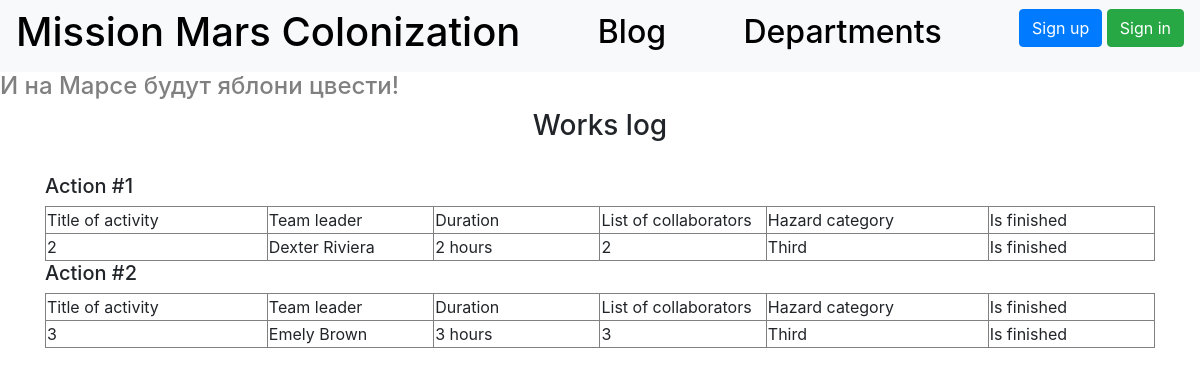
The page / on the database its author committed.
### data/jobs_model.py (models this page shows)
class Jobs(SqlAlchemyBase):
    __tablename__ = 'jobs'
    id = sqlalchemy.Column(sqlalchemy.Integer,
                           primary_key=True, autoincrement=True)
    team_leader = sqlalchemy.Column(sqlalchemy.Integer, sqlalchemy.ForeignKey("users.id"), nullable=True)
    job = sqlalchemy.Column(sqlalchemy.String, nullable=True)
    work_size = sqlalchemy.Column(sqlalchemy.Integer, nullable=True)
    collaborators = sqlalchemy.Column(sqlalchemy.String, nullable=True)
    start_date = sqlalchemy.Column(sqlalchemy.DateTime, nullable=True)
    end_date = sqlalchemy.Column(sqlalchemy.DateTime, nullable=True)
    is_finished = sqlalchemy.Column(sqlalchemy.Boolean, nullable=True)
    creator = sqlalchemy.Column(sqlalchemy.Integer, nullable=True)
    user = orm.relation('User')
    categories = orm.relation("CategoryJob",
                              secondary="jobs_to_category",
                              backref="jobs")

### data/users_model.py (models this page shows, shortened)
class User(SqlAlchemyBase, UserMixin):
    __tablename__ = 'users'
    id = sqlalchemy.Column(sqlalchemy.Integer,
                           primary_key=True, autoincrement=True)
    surname = sqlalchemy.Column(sqlalchemy.String, nullable=True)
    name = sqlalchemy.Column(sqlalchemy.String, nullable=True)
    age = sqlalchemy.Column(sqlalchemy.Integer, nullable=True)
    position = sqlalchemy.Column(sqlalchemy.String, nullable=True)
    speciality = sqlalchemy.Column(sqlalchemy.String, nullable=True)
    address = sqlalchemy.Column(sqlalchemy.String, nullable=True)
    email = sqlalchemy.Column(sqlalchemy.String, unique=True, nullable=True)
    hashed_password = sqlalchemy.Column(sqlalchemy.String, nullable=True)
    modified_date = sqlalchemy.Column(sqlalchemy.DateTime, default=datetime.datetime.now)
    news = orm.relation("News", back_populates='user')
    jobs = orm.relation("Jobs", back_populates='user')
    deps = orm.relation("Department", back_populates='user')

### data/categories.py (models this page shows)
class CategoryJob(SqlAlchemyBase):
    __tablename__ = 'job_category'
    id = sqlalchemy.Column(sqlalchemy.Integer, primary_key=True,
                           autoincrement=True)
    name = sqlalchemy.Column(sqlalchemy.String, nullable=True)

### main.py (the view)
@app.route("/")
def index():
    session = db_session.create_session()
    jobs = session.query(Jobs).all()
    return render_template("works_log.html", title="Mars Colonization", jobs=jobs)

### data/db_session.py (called while the page is built)
def create_session() -> Session:
    global __factory
    return __factory()

### templates/works_log.html (shortened to what this page needs)
{% extends "base.html" %}
{% block content %}
<h3 align="center">Works log</h3> <br/>
{% for item in jobs%}
<div>
    <h5>Action #{{item.id}}</h5>
    <div>
        <table border="1" width="100%">
           <tr>
               <td width="20%">Title of activity</td>
               <td width="15%">Team leader</td>
               <td width="15%">Duration</td>
               <td width="15%">List of collaborators</td>
               <td width="20%">Hazard category</td>
               <td width="15%">Is finished</td>
           </tr>
            <tr>
               <td>{{item.job}}</td>
               <td>{{item.user.surname}} {{item.user.name}}</td>
               <td>{{item.work_size}} hours</td>
               <td>{{item.collaborators}}</td>
                <td>{{item.categories[0].name}}</td>
               {% if item.is_finished %}
                <td>Is finished</td>
               {% else %}
                <td>Is not finished</td>
               {% endif %}
           </tr>
        </table>
    </div>
</div>
{% endfor %}
{% endblock %}

### rows shown on the page
Jobs: id "1", job "2", user.surname "Dexter", user.name "Riviera", work_size "2", collaborators "2", name "Third", is_finished "Is finished"
Jobs: id "2", job "3", user.surname "Emely", user.name "Brown", work_size "3", collaborators "3", name "Third", is_finished "Is finished"
